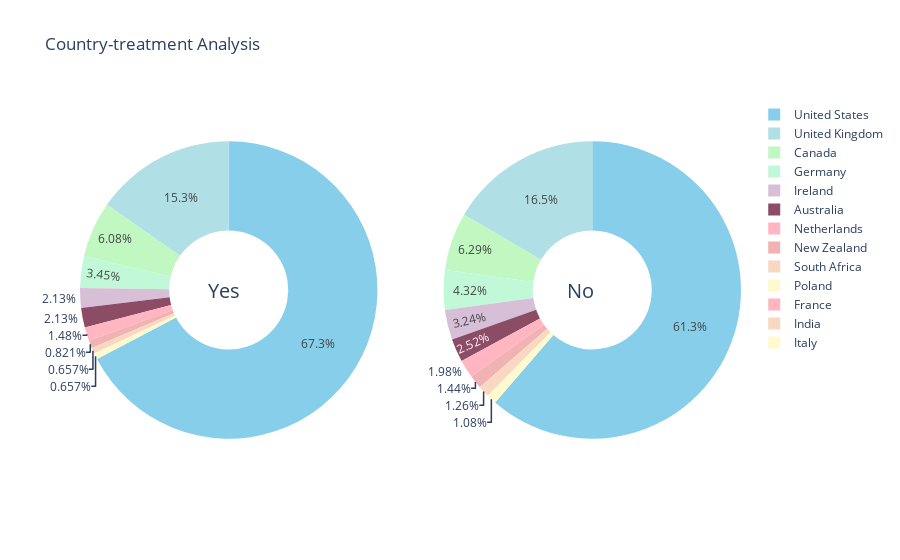

This figure's notebook cell:
### Markdown cell above
<div style="background-color: #d6b39f; border: 2px solid #c48d86; padding: 10px;width: 260px;border-radius: 20px;height: 50px;">
    <span style="color: #F8F8F8;font-family: Times New Roman;font-size: 25px;">Country-wise Analysis</span> 
</div>

### Code cell
fig = make_subplots(rows=1, cols=2, specs=[[{'type':'domain'}, {'type':'domain'}]])
fig.add_trace(go.Pie(labels=df.Country.loc[df.treatment == 'Yes'].value_counts().index.to_list()[:10], values = df.Country.loc[df.treatment == 'Yes'].value_counts()[:10], name="Treatment -Yes", marker=dict(colors=palette)),
              1, 1)
fig.add_trace(go.Pie(labels=df.Country.loc[df.treatment == 'No'].value_counts().index.to_list()[:10], values = df.Country.loc[df.treatment == 'No'].value_counts()[:10], name="Treatment - No", marker=dict(colors=palette)),
              1, 2)

fig.update_traces(hole=.4, hoverinfo="label+percent+name")

fig.update_layout(
    title_text="Country-treatment Analysis",
   
    annotations=[dict(text='Yes', x=0.19, y=0.5, font_size=20, showarrow=False),
                 dict(text='No', x=0.78, y=0.5, font_size=20, showarrow=False)])
fig.show()

### Figure 1 — Plotly figure (JSON) as saved in the notebook; plotly's stock layout.template omitted (floating-point values rounded to 4 significant figures)
{"data": [{"labels": ["United States", "United Kingdom", "Canada", "Germany", "Ireland", "Australia", "Netherlands", "New Zealand", "South Africa", "Poland"], "marker": {"colors": ["#87CEEB", "#B0E0E6", "#C1F8C1", "#C1F8D8", "#D8BFD8", "#8D4C66", "#FFB6C1", "#F0B2B2", "#F8D8C1", "#FFFACD", "#D2B48C", "#d6b39f", "#c48d86", "#ad6b75"]}, "name": "Treatment -Yes", "values": [410, 93, 37, 21, 13, 13, 9, 5, 4, 4], "type": "pie", "domain": {"x": [0, 0.45], "y": [0, 1]}, "hole": 0.4, "hoverinfo": "label+percent+name"}, {"labels": ["United States", "United Kingdom", "Canada", "Germany", "Netherlands", "Ireland", "France", "Australia", "India", "Italy"], "marker": {"colors": ["#87CEEB", "#B0E0E6", "#C1F8C1", "#C1F8D8", "#D8BFD8", "#8D4C66", "#FFB6C1", "#F0B2B2", "#F8D8C1", "#FFFACD", "#D2B48C", "#d6b39f", "#c48d86", "#ad6b75"]}, "name": "Treatment - No", "values": [341, 92, 35, 24, 18, 14, 11, 8, 7, 6], "type": "pie", "domain": {"x": [0.55, 1], "y": [0, 1]}, "hole": 0.4, "hoverinfo": "label+percent+name"}], "layout": {"title": {"text": "Country-treatment Analysis"}, "annotations": [{"showarrow": false, "text": "Yes", "x": 0.19, "y": 0.5, "font": {"size": 20}}, {"showarrow": false, "text": "No", "x": 0.78, "y": 0.5, "font": {"size": 20}}], "autosize": true}}
